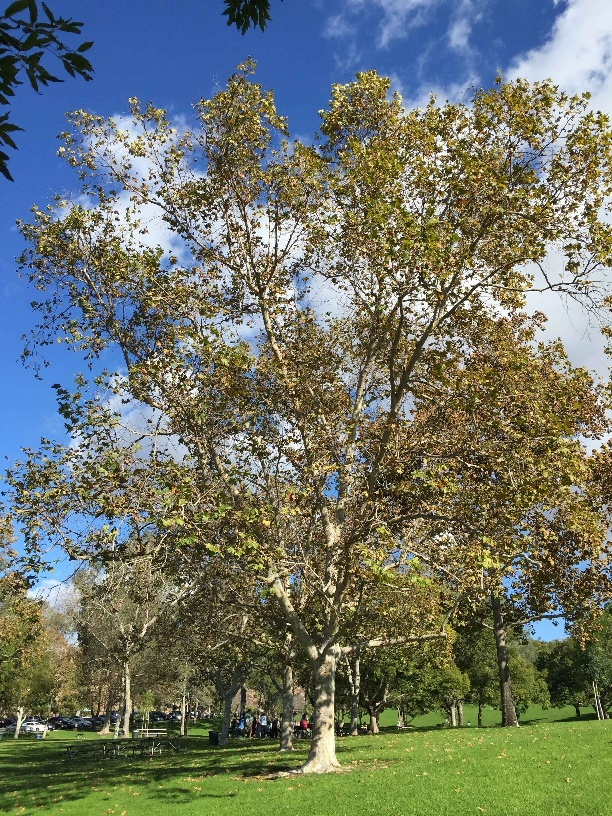
#> input picture images/compressed-heavy.jpg, 612 x 816 px, found by its file name
$ python MSCN.py
#> lines starting #> are read from the running program, lines starting #| are printed output that depends on the picture
import cv2
import numpy as np

# 读入图像
img = cv2.imread('D:\AI\Image_Quality\opencv-practical-exercise-master\ITEM 30-39\ITEM37 OpenCV_BRISQUE\images\compressed-heavy.jpg')
#> img is the input picture: shape (816, 612, 3); mean B, G, R 104.4, 117.2, 110.4

# 定义块大小
block_size = 3

# 转换为浮点型数组
img_array = np.float32(img)

# 计算均值和方差
mean, std = cv2.meanStdDev(img_array)
#> mean = [104.4, 117.2, 110.4]; std = [73.3, 58.1, 59.16]

# 对图像进行均值和方差归一化
# img_array = (img_array - mean) / (std + 1)

# 遍历图像，计算局部均值和方差，并用原图减去均值除以（方差+1）
for i in range(0, img_array.shape[0]-block_size+1, block_size):
    for j in range(0, img_array.shape[1]-block_size+1, block_size):
        block = img_array[i:i+block_size, j:j+block_size]
        block_mean, block_std = cv2.meanStdDev(block)
        img_array[i:i+block_size, j:j+block_size] = (block - block_mean) / (block_std + 1)
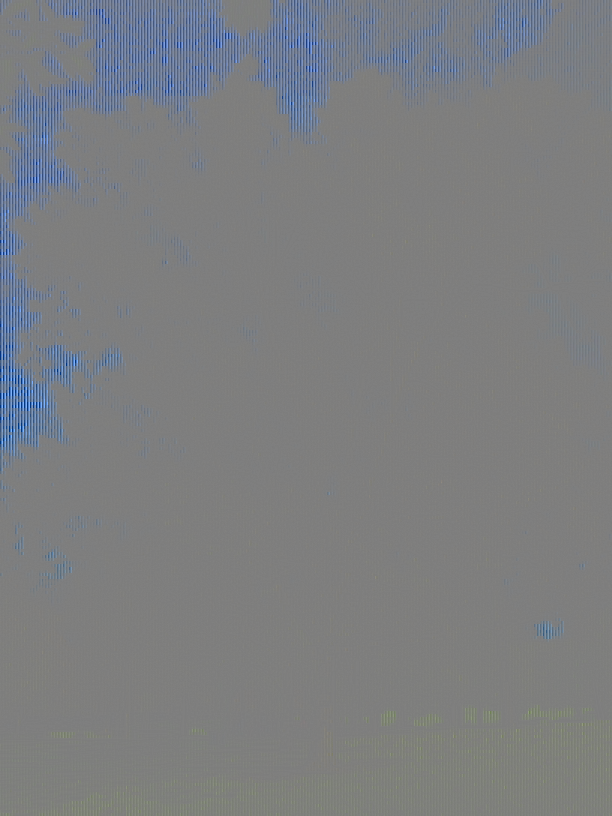
#> img_array: shape (816, 612, 3) float32; mean B, G, R 2.9, -0.1, -2.7; drawn with min black and max white

# 将浮点型数组转换为整型数组
img_array = np.uint8(img_array)
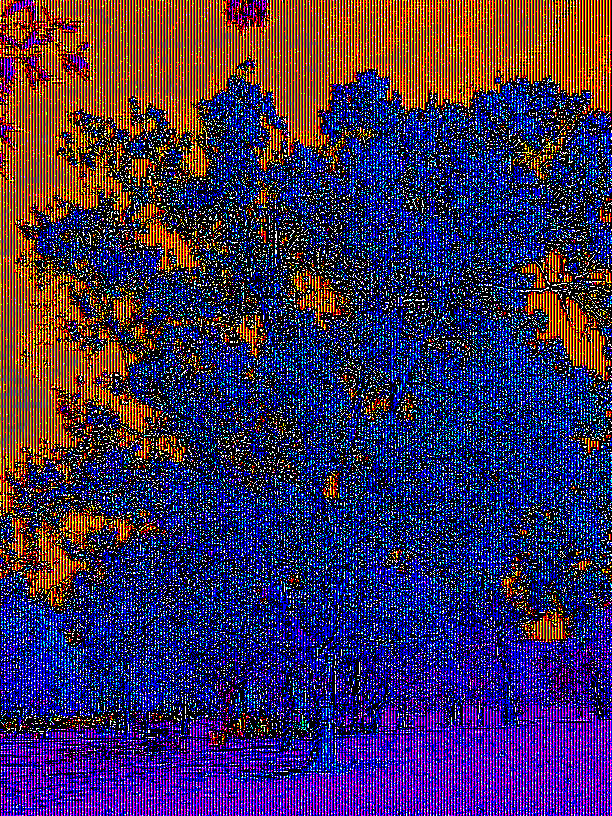
#> img_array: shape (816, 612, 3); mean B, G, R 87.2, 43.7, 61.7

# 显示图像
cv2.imshow('Image', img_array)
cv2.waitKey(0)
cv2.destroyAllWindows()
